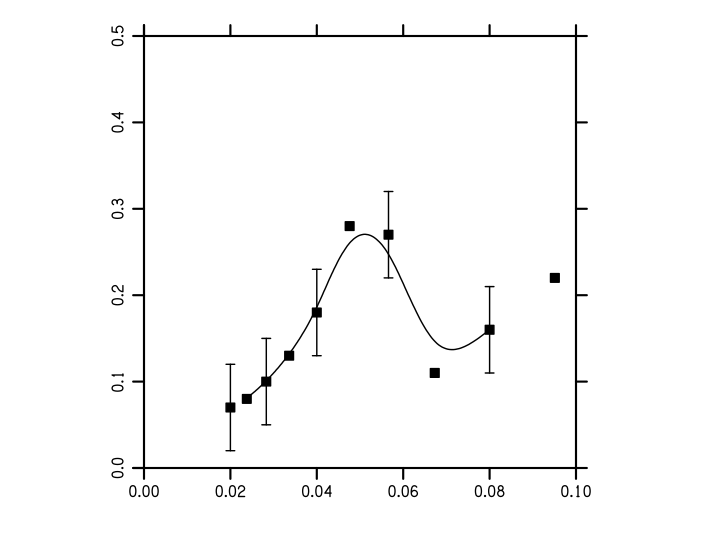

The script that drew this image:
header=0
pltyp=both
spline=20
solid=1
symbol=0
xfmt=f3.2
xmax=.1
yfmt=f3.1
ymax=.5
ebnum = 2
;prml
   0.0200,     0.07,    .05
   0.0238,     0.08
   0.0283,     0.10,    .05
   0.0336,     0.13
   0.0400,     0.18,    .05
   0.0476,     0.28
   0.0566,     0.27,    .05
   0.0673,     0.11
   0.0800,     0.16,    .05
   0.0951,     0.22
plot
